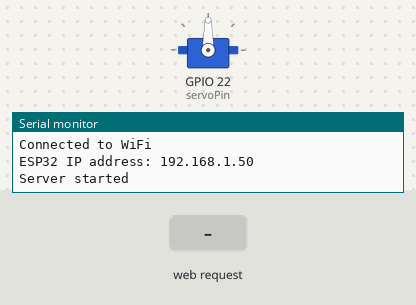
Recording of a sketch running on a simulated ESP32. On the bench: servo, the last lines printed to the serial monitor. The inputs (shaded band) are chosen by the test bench. WiFi joins after 1.5 s; servers stay silent unless stated.

Above: at 3.2 s.
3.3 s: HTTP request GET /setAngle?angle= received
At 4.1 s:
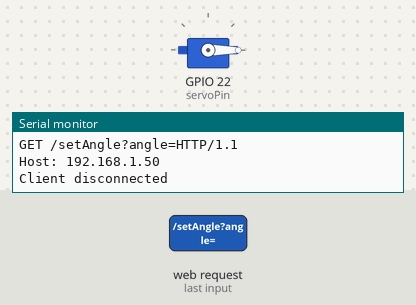
Timing chart, 0 to 6.3 s (numbered marks = the images above; inputs shaded):
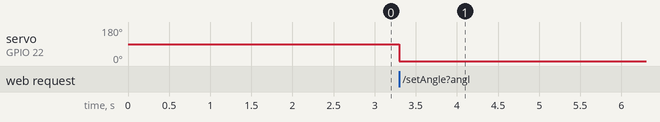

Measured:
- after the input at 3.3 s, servo on GPIO 22 (servoPin): 90° → 0° at once

The sketch:

servo_esp32web.ino
```cpp
#include <WiFi.h>
#include <ESP32Servo.h>

// 替换为你的网络信息
const char* ssid = "360WiFi-F3C43C";
// 定义WiFi网络的名称
const char* password = "18962426951";
// 定义WiFi网络的密码

// 舵机控制引脚
const int servoPin = 22;

// 定义舵机信号引脚连接到ESP32的GPIO 22


Servo myServo;

WiFiServer server(80);

// 滤波参数
#define FILTER_SIZE 5
int angleFilter[FILTER_SIZE];
int filterIndex = 0;
int filterSum = 0;

void setup() {
  Serial.begin(115200);

  // 分配 PWM 定时器，用于舵机控制
  ESP32PWM::allocateTimer(0);
  ESP32PWM::allocateTimer(1);
  ESP32PWM::allocateTimer(2);
  ESP32PWM::allocateTimer(3);

  // 尝试调整 PWM 频率，这里设置为 60Hz
  myServo.setPeriodHertz(50);
  // 尝试调整脉冲宽度范围
  myServo.attach(servoPin, 500, 2500);

  // 启动 WiFi 连接
  WiFi.begin(ssid, password);
  while (WiFi.status() != WL_CONNECTED) {
    delay(1000);
    Serial.println("Connecting to WiFi...");
  }
  Serial.println("Connected to WiFi");
  Serial.print("ESP32 IP address: ");
  Serial.println(WiFi.localIP());

  // 启动 WiFi 服务器，监听 80 端口
  server.begin();
  Serial.println("Server started");

  // 初始化滤波数组
  for (int i = 0; i < FILTER_SIZE; i++) {
    angleFilter[i] = 0;
  }
}

void loop() {
  WiFiClient client = server.available();
  if (client) {
    Serial.println("New client connected");
    String currentLine = "";
    while (client.connected()) {
      if (client.available()) {
        char c = client.read();
        Serial.write(c);
        if (c == '\n') {
          if (currentLine.length() == 0) {
            // 发送 HTTP 响应头
            client.println("HTTP/1.1 200 OK");
            client.println("Content-type:text/html");
            client.println();

            // 发送 HTML 页面内容
            client.println("<html>");
            client.println("<head>");
            client.println("<style>");
            client.println(".steering-wheel {");
            client.println("  width: 400px;");
            client.println("  height: 400px;");
            // 设置方向盘的背景图片为网络 URL 图片，需替换为实际有效的图片链接
            client.println("  background: url('https://preview.qiantucdn.com/58pic/38/36/68/44g58PICFpGMuDuI6heER_PIC2018.png!qt_w320') no-repeat center center;");
            client.println("  background-size: cover;");
            client.println("  border-radius: 50%;");
            client.println("  position: relative;");
            client.println("  margin: 50px auto;");
            client.println("}");
            client.println("</style>");
            client.println("<script>");
            client.println("document.addEventListener('DOMContentLoaded', function() {");
            client.println("  const steeringWheel = document.querySelector('.steering-wheel');");
            client.println("  let startAngle = 0;");
            client.println("  let currentAngle = 0;");
            client.println("  let lastSendTime = 0;");
            client.println("  const sendInterval = 100; // 发送间隔，单位为毫秒");

            // 处理鼠标按下事件
            client.println("  steeringWheel.addEventListener('mousedown', function(e) {");
            client.println("    const rect = steeringWheel.getBoundingClientRect();");
            client.println("    const centerX = rect.left + rect.width / 2;");
            client.println("    const centerY = rect.top + rect.height / 2;");
            client.println("    startAngle = Math.atan2(e.clientY - centerY, e.clientX - centerX) * (180 / Math.PI);");
            client.println("    document.addEventListener('mousemove', onMouseMove);");
            client.println("    document.addEventListener('mouseup', onMouseUp);");
            client.println("  });");

            // 处理触摸开始事件
            client.println("  steeringWheel.addEventListener('touchstart', function(e) {");
            client.println("    const rect = steeringWheel.getBoundingClientRect();");
            client.println("    const centerX = rect.left + rect.width / 2;");
            client.println("    const centerY = rect.top + rect.height / 2;");
            client.println("    const touch = e.touches[0];");
            client.println("    startAngle = Math.atan2(touch.clientY - centerY, touch.clientX - centerX) * (180 / Math.PI);");
            client.println("    document.addEventListener('touchmove', onTouchMove);");
            client.println("    document.addEventListener('touchend', onTouchEnd);");
            client.println("  });");

            // 鼠标移动事件处理函数
            client.println("  function onMouseMove(e) {");
            client.println("    const now = Date.now();");
            client.println("    if (now - lastSendTime < sendInterval) {");
            client.println("      return;");
            client.println("    }");
            client.println("    lastSendTime = now;");
            client.println("    const rect = steeringWheel.getBoundingClientRect();");
            client.println("    const centerX = rect.left + rect.width / 2;");
            client.println("    const centerY = rect.top + rect.height / 2;");
            client.println("    const newAngle = Math.atan2(e.clientY - centerY, e.clientX - centerX) * (180 / Math.PI);");
            client.println("    const deltaAngle = newAngle - startAngle;");
            client.println("    currentAngle += deltaAngle;");
            // 将方向盘旋转角度限制在 -90 到 90 度之间
            client.println("    currentAngle = Math.max(-90, Math.min(90, currentAngle));");
            client.println("    steeringWheel.style.transform = `rotate(${currentAngle}deg)`;");
            client.println("    startAngle = newAngle;");
            client.println("    const xhr = new XMLHttpRequest();");
            // 发送请求，将角度数据传递给 ESP32
            client.println("    xhr.open('GET', `/setAngle?angle=${currentAngle + 90}`, true);");
            client.println("    xhr.send();");
            client.println("  }");

            // 触摸移动事件处理函数
            client.println("  function onTouchMove(e) {");
            client.println("    const now = Date.now();");
            client.println("    if (now - lastSendTime < sendInterval) {");
            client.println("      return;");
            client.println("    }");
            client.println("    lastSendTime = now;");
            client.println("    const rect = steeringWheel.getBoundingClientRect();");
            client.println("    const centerX = rect.left + rect.width / 2;");
            client.println("    const centerY = rect.top + rect.height / 2;");
            client.println("    const touch = e.touches[0];");
            client.println("    const newAngle = Math.atan2(touch.clientY - centerY, touch.clientX - centerX) * (180 / Math.PI);");
            client.println("    const deltaAngle = newAngle - startAngle;");
            client.println("    currentAngle += deltaAngle;");
            // 将方向盘旋转角度限制在 -90 到 90 度之间
            client.println("    currentAngle = Math.max(-90, Math.min(90, currentAngle));");
            client.println("    steeringWheel.style.transform = `rotate(${currentAngle}deg)`;");
            client.println("    startAngle = newAngle;");
            client.println("    const xhr = new XMLHttpRequest();");
            // 发送请求，将角度数据传递给 ESP32
            client.println("    xhr.open('GET', `/setAngle?angle=${currentAngle + 90}`, true);");
            client.println("    xhr.send();");
            client.println("  }");

            // 鼠标抬起事件处理函数
            client.println("  function onMouseUp() {");
            client.println("    document.removeEventListener('mousemove', onMouseMove);");
            client.println("    document.removeEventListener('mouseup', onMouseUp);");
            client.println("  }");

            // 触摸结束事件处理函数
            client.println("  function onTouchEnd() {");
            client.println("    document.removeEventListener('touchmove', onTouchMove);");
            client.println("    document.removeEventListener('touchend', onTouchEnd);");
            client.println("  }");
            client.println("});");
            client.println("</script>");
            client.println("</head>");
            client.println("<body>");
            client.println("<h1>SG90 Servo Control</h1>");
            client.println("<div class='steering-wheel'></div>");
            client.println("</body>");
            client.println("</html>");
            break;
          } else {
            currentLine = "";
          }
        } else if (c != '\r') {
          currentLine += c;
        }

        if (currentLine.endsWith("GET /setAngle?angle=")) {
          String angleStr = "";
          char c;
          while (client.available()) {
            c = client.read();
            if (c == ' ') {
              break;
            }
            angleStr += c;
          }
          int newAngle = angleStr.toInt();
          if (newAngle >= 0 && newAngle <= 180) {
            // 滤波处理
            filterSum -= angleFilter[filterIndex];
            angleFilter[filterIndex] = newAngle;
            filterSum += newAngle;
            filterIndex = (filterIndex + 1) % FILTER_SIZE;
            int filteredAngle = filterSum / FILTER_SIZE;

            // 控制舵机转动
            myServo.write(filteredAngle);
            // 添加 20 毫秒的延时，让舵机有足够时间完成动作
            delay(20);
          }
        }
      }
    }
    client.stop();
    Serial.println("Client disconnected");
  }
}
```
